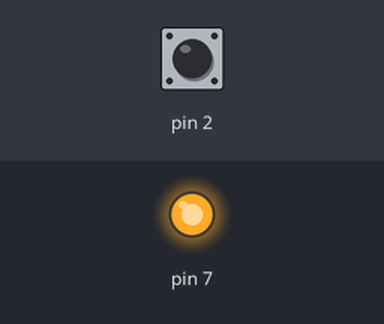
Bench run of a sketch on a simulated Arduino Uno, built with avr-gcc and run on an emulated ATmega328P. Shown: output pins drawn as LEDs (lit = HIGH). Inputs (shaded band) come from the test bench; at power-on: pin 2 HIGH.

Above: at 1.2 s.
1.3 s: pin 2 pulled LOW for 0.15 s
At 1.37 s:
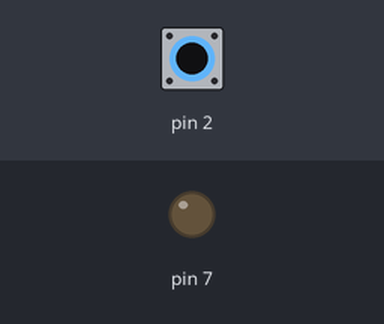
2.9 s: pin 2 pulled LOW for 3.2 s
At 6.4 s:
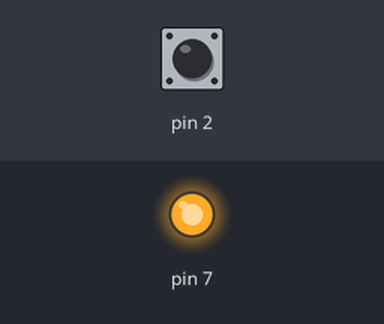
Timing chart, 0 to 7.9 s (numbered marks = the images above; inputs shaded):
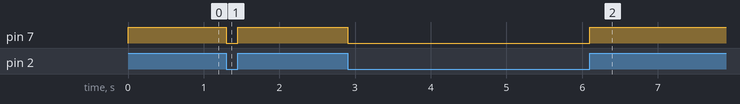

The sketch:

Button_Led.ino
```cpp
void setup()
{
    pinMode(7, OUTPUT);
    pinMode(2, INPUT_PULLUP);
}

void loop()
{
    if (digitalRead(2) == LOW)
    {
        digitalWrite(7, LOW);
    }
    else
    {
        digitalWrite(7, HIGH);
    }
}
```

Measured:
- after the input at 1.3 s, pin 7: HIGH → LOW at once, → HIGH 0.15 s later
- after the input at 2.9 s, pin 7: HIGH → LOW at once, → HIGH 3.2 s later
